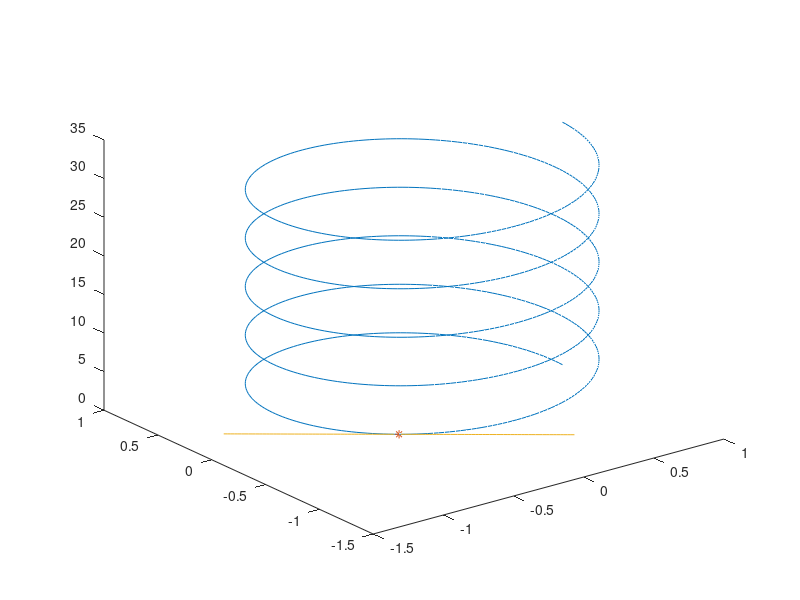

Here is the MATLAB script that generated this plot:
%This is our first MA222 Function
t=linspace(0,10*pi,1000); %t goes from 0 to 1000 in increments of 10*pi
plot3(cos(t),sin(t),t)% The vector function
hold on %This tells us that we are going to plot a second graph in the plotting window
plot3(-sqrt(2)/2, -sqrt(2)/2, 5*pi/4, '*')%This plots the asterix at the correct point
t=linspace(-1,1);
plot3(-sqrt(2)/2+t*sqrt(2)/2, -sqrt(2)/2-t*sqrt(2)/2, 5*pi/4+t) %This plots the tangent line
hold off 
clearvars('t')
%Here is a new comment @11:49am on 6/3/17
%Here is another new comment @11:57 on 6/3/17
%Here is another new comment @12:29pm on 6/3/17
%Here is another new comment test @12:34pm on 6/3/17
%Here is another new comment test @12:38pm on 6/3/17
%Here is another new comment test @12:40pm on 6/3/17
